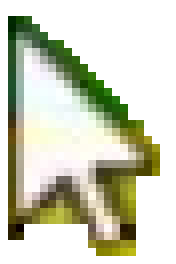
#> input picture Results/setA.png, 22 x 33 px, given in place of t3_6.jpg, which was not available (shown 8 times larger)
$ python task3.py   (older library calls are emulated)
#> lines starting #> are read from the running program, lines starting #| are printed output that depends on the picture; after the words box and inside, x2 and y2 are one past the last pixel; in counts of white or black regions, pixels touching at a corner belong together; long printed decimals are rounded; pictures that were not available may be replaced by others from this repository, and a replacement may not be noted
import numpy as np
import cv2

#Using custom template for Set A (setA.png)
#Using custom template for Set B (t2.png for t2_x.jpg, t3.png for t3_x.jpg )
#Use your template for set B (t1_x.jpg images)

imagePath ='t3_6.jpg'
templatePath='t3.png'

# Resize function to implement mutli-scale template matching
def resize(image, width = None, height = None, inter = cv2.INTER_AREA):
	dim = None
	(h, w) = image.shape[:2]
	if width is None and height is None:
		return image

	if width is None:
		r = height / float(h)
		dim = (int(w * r), height)
	else:
		r = width / float(w)
		dim = (width, int(h * r))
	resized = cv2.resize(image, dim, interpolation = inter)
	return resized

#Loading image and template
img = cv2.imread(imagePath)
#> img is the input picture: shape (33, 22, 3); mean B, G, R 188.3, 208.6, 205.9
image = img
template = cv2.imread(templatePath)
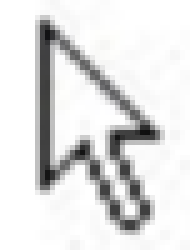
#> input picture Results/bonus/t3.png, 38 x 50 px (shown 5 times larger)
#> template is the input picture: shape (50, 38, 3); mean B, G, R 224.7, 224.8, 224.8

#Applying Gaussian blur to image to reduce noise.
blur_image = cv2.GaussianBlur(img,(3,3),0)
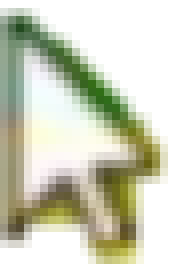
#> blur_image: shape (33, 22, 3) (shown 8 times larger); mean B, G, R 185.7, 206.6, 203.9

#Converting image to grayscale
blur_image = cv2.cvtColor(blur_image, cv2.COLOR_BGR2GRAY)
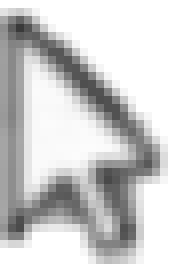
#> blur_image: shape (33, 22) (shown 8 times larger); min 58, max 255, mean 203.4

#Converting template to grayscale.
template = cv2.cvtColor(template, cv2.COLOR_BGR2GRAY)
#> template: shape (50, 38)

(tH, tW) = template.shape[:2]
#> tH = 50; tW = 38


template_laplacian = cv2.Laplacian(template,cv2.CV_8U)
img_laplacian = cv2.Laplacian(blur_image,cv2.CV_8U)
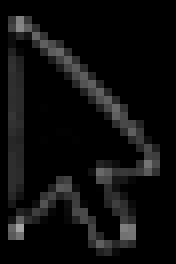
#> img_laplacian: shape (33, 22) (shown 8 times larger); min 0, max 163, mean 14.3
found = None

#Multi-Scaling Template
for scale in np.linspace(0.3, 0.6,8 )[::-1]:
	resized = resize(template_laplacian, width = int(template_laplacian.shape[1] * scale))
	r = template_laplacian.shape[1] / float(resized.shape[1])
	result = cv2.matchTemplate(img_laplacian, resized, cv2.TM_CCOEFF)
	#Finding most co-related point.
	(minVal, maxVal, minLoc, maxLoc) = cv2.minMaxLoc(result)

	if found is None or maxVal > found[0]:
			found = (maxVal, maxLoc, r)
			print(found)
#> this loop made 8 passes
#> (result, minVal, maxVal, minLoc, found) on pass 1: ([13193.1, 77215, 91021.6, 45046.7, 8233.3, 27371.7], 8233.3, 91021.6, (0, 4), (91021.6, (0, 2), 1.73))
#> (minVal, maxVal, minLoc, found) on pass 3: (-88173.1, 140591.8, (0, 6), (140591.8, (3, 5), 2))
#| (91021.625, (0, 2), 1.727)
#| (140591.797, (3, 5), 2.0)
#> pass 1, in resize, `resized = cv2.resize(image, dim, interpolation = inter)`:
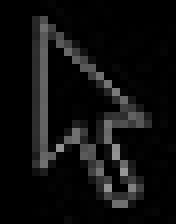
#> resized: shape (28, 22) (shown 8 times larger); min 0, max 151, mean 15.2
#> pass 2, in resize (call 2), `resized = cv2.resize(image, dim, interpolation = inter)`:
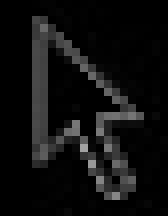
#> resized: shape (27, 21) (shown 8 times larger); min 0, max 162, mean 15.2
(maxVal, maxLoc, r) = found
#> maxVal = 140591.8; maxLoc = (3, 5); r = 2
(startX, startY) = (int(maxLoc[0] -10 ), int(maxLoc[1] )-5)
#> startX = -7; startY = 0
(endX, endY) = (int((maxLoc[0] + tW) ), int((maxLoc[1] + tH -10) ))
#> endX = 41; endY = 45

# Draw a bounding box around the detected result if greater than threshold.
threshold = 98800
if(maxVal > threshold or (maxVal>93500 and maxVal<95000) or (maxVal>89000)and(maxVal<91000)):
	print('Cursor Found!')
	cv2.rectangle(image, (startX, startY), (endX, endY), (255, 0, 0), 2)
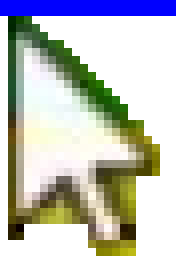
#> image: shape (33, 22, 3) (shown 8 times larger); 6.06% of pixels changed, all inside (x1, y1, x2, y2) = (0, 0, 22, 2)
else:
	print('Cursor not found')
cv2.imshow("Image", image)
cv2.imwrite("t3_6.jpg",image)
cv2.waitKey(0)
